Frame 1 (no input): blank canvas, image omitted
Frame 60 (no input): blank canvas, image omitted
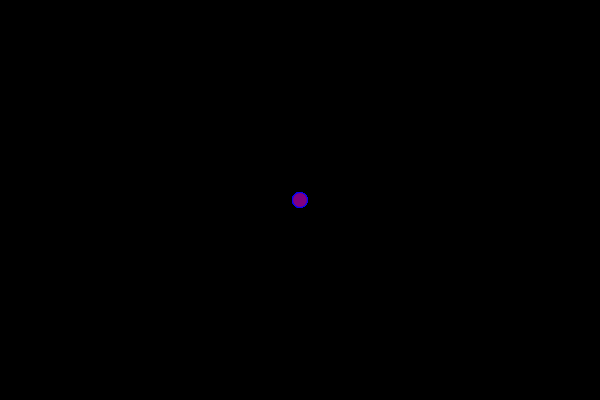
Frame 120 (the mouse pressed at the canvas centre since frame 60)

The p5.js sketch whose frames 1 and 60 were blank and that drew this single picture after the mouse press (run headless with seeded random() and noise() and a simulated clock; from frame 60 on, the mouse is pressed at the canvas centre):

// p5.js sketch
// ── sketch.js
function setup() {
    createCanvas(600, 400);
      background(color(0, 0, 0));
  }
  
  function draw() {
    fill("purple");
    stroke("blue");
    
    if(mouseIsPressed){
        //rect(mouseX, mouseY, 20, 25);
      circle(mouseX, mouseY, 15);
    }
  }
  
